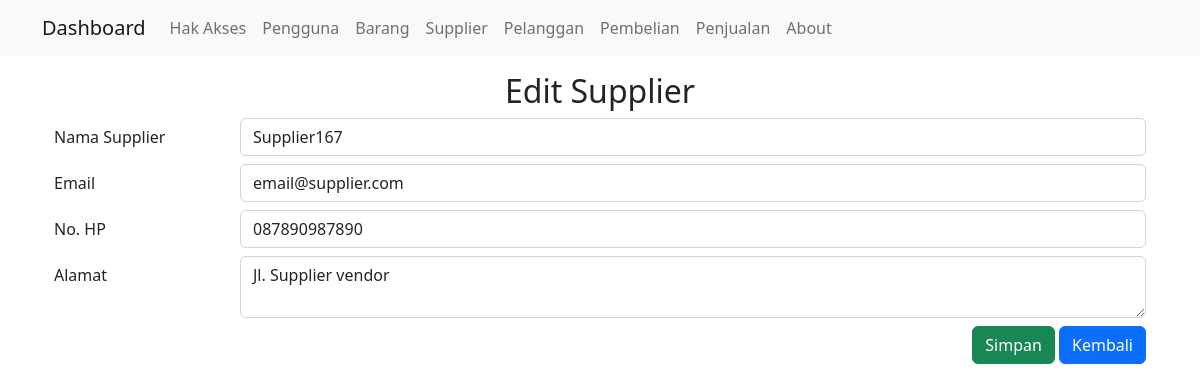
/public/supplier/edit/1, run on the app's committed database.
### tables this page shows
CREATE TABLE `supplier` (
  `id_supplier` bigint(20) NOT NULL,
  `nama_supplier` varchar(255) NOT NULL,
  `email` varchar(50) NOT NULL,
  `no_hp` varchar(15) NOT NULL,
  `alamat` varchar(255) NOT NULL
);

### app/core/Controller.php (called while the page is built, shortened)
<?php
class Controller{
    public function view($view, $data = [])
    {
        require_once '../app/views/' . $view . '.php';
    }
    public function model($model)
    {
        return new $model;
    }
}

### app/controllers/Supplier.php (called while the page is built, shortened)
<?php
    class Supplier extends Controller {
    public function edit($id){
        $data['title'] = 'Detail Supplier';
        $data['supplier'] = $this->model('SupplierModel')->getSupplierById($id);
        $this->view('supplier/edit', $data);
    }
}

### app/core/App.php (called while the page is built, shortened)
<?php
class App{
 protected $method = 'index';
 protected $params = [];
 public function __construct(){
    $url = $this->parseURL();
    if($url != null) {
      if(file_exists('../app/controllers/' . $url[0] . '.php')){
        unset($url[0]);
      }
    }
    $this->controller = new $this->controller;
    if(isset($url[1])){
      if(method_exists($this->controller, $url[1])){
        $this->method = $url[1];
        unset($url[1]);
      }
    }
    if(!empty($url)){
      $this->params = array_values($url);
    }
    call_user_func_array([$this->controller, $this->method], $this->params);
  }
  public function parseURL(){
    if( isset($_GET['url'])){
    $url = rtrim($_GET['url'], '/');
    $url = filter_var($url, FILTER_SANITIZE_URL);
    $url = explode('/',$url);
    return $url;
    }
  }
}

### public/index.php (called while the page is built, shortened)
<?php
$app = new App;

### app/core/Database.php (called while the page is built, shortened)
<?php
  class Database{
    private $host = DB_HOST;
    private $user = DB_USER;
    private $pass = DB_PASS;
    private $dbnm = DB_NAME;
    private $dbh;
    private $stmt;
    public function __construct()
    {
      $dsn = 'mysql:host='. $this->host .';dbname='. $this->dbnm;
      $option = [
        PDO::ATTR_PERSISTENT => true,
        PDO::ATTR_ERRMODE => PDO::ERRMODE_EXCEPTION
      ];
      try{
        $this->dbh = new PDO($dsn,$this->user,$this->pass, $option);
      }catch(PDOException $e){
        die($e->getMessage());
      }
    }
    public function query($query)
    {
      $this->stmt = $this->dbh->prepare($query);
    }
    public function bind($param, $value, $type = null){
      if(is_null($type)){
      switch (true) {
        default:
          $type = PDO::PARAM_STR;
        }
      }
      $this->stmt->bindValue($param, $value, $type);
    }
    public function execute()
    {
      $this->stmt->execute();
    }
    public function single()
    {
      $this->execute();
      return $this->stmt->fetch(PDO::FETCH_ASSOC);
    }
  }

### app/models/SupplierModel.php (called while the page is built, shortened)
<?php
   class SupplierModel {
      private $table = 'supplier';
      private $db;
      public function __construct()
      {
         $this->db = new Database;
      }
      public function getSupplierById($id)
      {
         $this->db->query('SELECT * FROM ' . $this->table . ' WHERE id_supplier = :id');
         $this->db->bind('id', $id);
         return $this->db->single();
      }
   }

### app/views/supplier/edit.php (the view)
<div class="container mt-3"><div class="container mt-3">
    <div class="text-center">
        <h2>Edit Supplier</h2>
    </div>
    <form action="<?= BASEURL; ?>/supplier/updateSupplier/<?= $data['supplier']['id_supplier']; ?>" method="POST" enctype="multipart/form-data">
    <div class="form-group row mt-2">
            <label for="nama_supplier" class="col-sm-2 col-form-label">Nama Supplier</label>
            <div class="col-sm-10">
                <input class="form-control" type="text" name="nama_supplier" placeholder="Nama Supplier" value="<?= $data['supplier']['nama_supplier']; ?>">
            </div>
        </div>
        <div class="form-group row mt-2">
            <label for="email" class="col-sm-2 col-form-label">Email</label>
            <div class="col-sm-10">
                <input class="form-control" type="text" name="email" placeholder="Email" value="<?= $data['supplier']['email']; ?>">
            </div>
        </div>
        <div class="form-group row mt-2">
            <label for="no_hp" class="col-sm-2 col-form-label">No. HP</label>
            <div class="col-sm-10">
                <input class="form-control" type="text" name="no_hp" placeholder="No. HP" value="<?= $data['supplier']['no_hp']; ?>">
            </div>
        </div>
        <div class="form-group row mt-2">
            <label for="alamat" class="col-sm-2 col-form-label">Alamat</label>
            <div class="col-sm-10">
                <textarea class="form-control" type="text" name="alamat" placeholder="Alamat"><?= $data['supplier']['alamat']; ?></textarea>
            </div>
        </div>
        <div class="text-end">
            <input type="submit" value="Simpan" class="btn btn-success mt-2">
            <a href="<?= BASEURL; ?>/supplier" class="btn btn-primary mt-2">Kembali</a>
        </div>
    </form>
</div>

### data on the page
supplier: nama_supplier "Supplier167", email "email@supplier.com", no_hp "087890987890", alamat "Jl. Supplier vendor"
